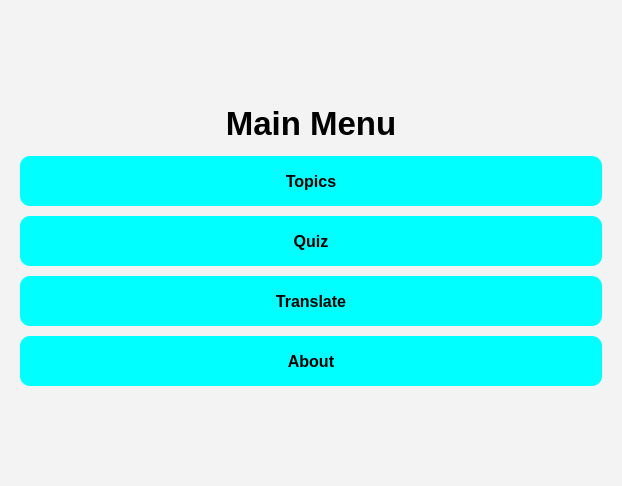
<?xml version="1.0" encoding="UTF-8"?>
<ui version="4.0">
 <class>MainWindow</class>
 <widget class="QMainWindow" name="MainWindow">
  <property name="geometry">
   <rect>
    <x>0</x>
    <y>0</y>
    <width>622</width>
    <height>486</height>
   </rect>
  </property>
  <property name="windowTitle">
   <string>MainWindow</string>
  </property>
  <property name="styleSheet">
   <string notr="true">QMainWindow {
background-color: #f3f3f3;
}

QPushButton {
	background: cyan;
 border-radius: 10px;
font-size: 16px;
font-weight: 900;
}

QPushButton:hover {
	background: white;
 border-radius: 10px;
}

QLabel {
font-size: 33px;
font-weight: 900;
}</string>
  </property>
  <widget class="QWidget" name="centralwidget">
   <layout class="QGridLayout" name="gridLayout_2">
    <property name="leftMargin">
     <number>20</number>
    </property>
    <property name="topMargin">
     <number>100</number>
    </property>
    <property name="rightMargin">
     <number>20</number>
    </property>
    <property name="bottomMargin">
     <number>100</number>
    </property>
    <property name="horizontalSpacing">
     <number>12</number>
    </property>
    <property name="verticalSpacing">
     <number>10</number>
    </property>
    <item row="0" column="0">
     <layout class="QGridLayout" name="gridLayout">
      <property name="verticalSpacing">
       <number>10</number>
      </property>
      <item row="0" column="0">
       <widget class="QLabel" name="label">
        <property name="text">
         <string>Main Menu</string>
        </property>
        <property name="alignment">
         <set>Qt::AlignCenter</set>
        </property>
       </widget>
      </item>
      <item row="1" column="0">
       <widget class="QPushButton" name="btnTopics">
        <property name="minimumSize">
         <size>
          <width>0</width>
          <height>50</height>
         </size>
        </property>
        <property name="styleSheet">
         <string notr="true"/>
        </property>
        <property name="text">
         <string>Topics</string>
        </property>
       </widget>
      </item>
      <item row="2" column="0">
       <widget class="QPushButton" name="btnQuiz">
        <property name="minimumSize">
         <size>
          <width>0</width>
          <height>50</height>
         </size>
        </property>
        <property name="text">
         <string>Quiz</string>
        </property>
       </widget>
      </item>
      <item row="3" column="0">
       <widget class="QPushButton" name="btnTranslate">
        <property name="minimumSize">
         <size>
          <width>0</width>
          <height>50</height>
         </size>
        </property>
        <property name="text">
         <string>Translate</string>
        </property>
       </widget>
      </item>
      <item row="4" column="0">
       <widget class="QPushButton" name="btnAbout">
        <property name="minimumSize">
         <size>
          <width>0</width>
          <height>50</height>
         </size>
        </property>
        <property name="styleSheet">
         <string notr="true"/>
        </property>
        <property name="text">
         <string>About</string>
        </property>
       </widget>
      </item>
     </layout>
    </item>
   </layout>
  </widget>
 </widget>
 <resources/>
 <connections/>
</ui>
